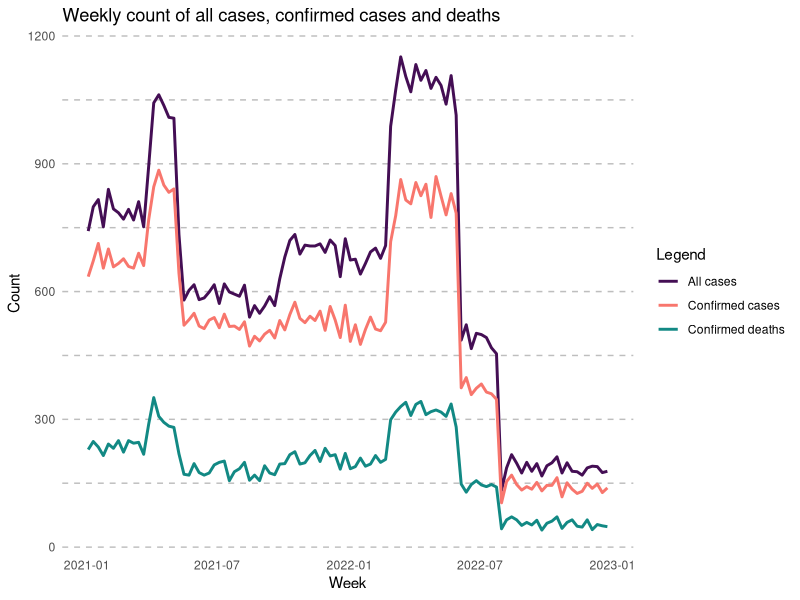
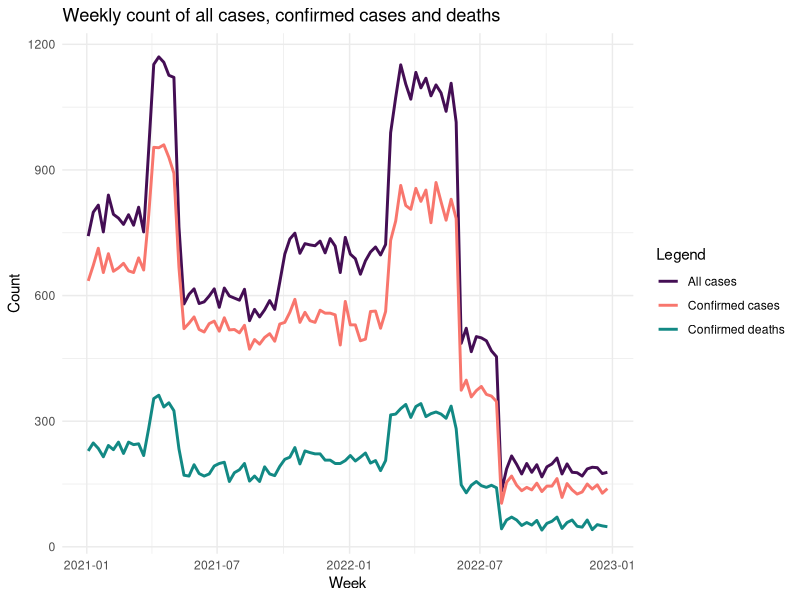
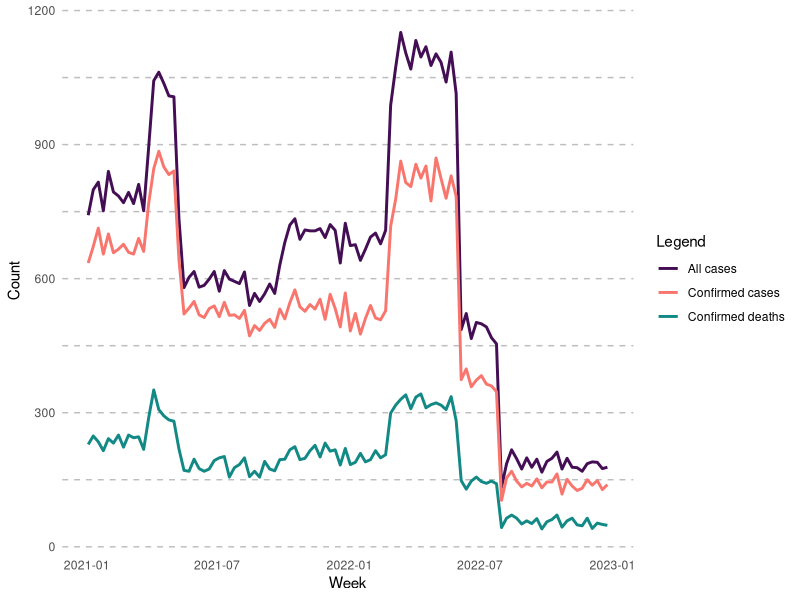

The R source for these figures, in order:
## ---- chunk 1
library(ggplot2)
library(dplyr)
library(lubridate)
## ---- chunk 2
generator <- function(start_date, end_date, n, percentage_confirmed, percentage_death) {
  
  # Set the seed for reproducibility
  set.seed(123)
  
  dates <- seq.Date(start_date, end_date, by = "day")
  
  # Randomly sample n dates from the range for individual cases
  sampled_dates <- sample(dates, n, replace = TRUE)
  
  # Generate ConfirmedCases column (1 = confirmed, 0 = not confirmed) based on the percentage
  confirmed <- rbinom(n, 1, percentage_confirmed)
  
  # Generate ConfirmedDeaths column (1 = death, 0 = no death) based on the percentage
  #death <- rbinom(n, 1, percentage_death)
  
  # Generate age and weight
  # Assume age ranges from 20 to 80 and weight ranges from 50 to 100 kg
  age <- sample(20:80, n, replace = TRUE)
  # Assume height ranges from 150 to 200 cm and weight ranges from 50 to 100 kg
  height <- sample(150:200, n, replace = TRUE) # height in cm
  weight <- sample(40:140, n, replace = TRUE)   # weight in kg
  
  # Calculate BMI: BMI = weight (kg) / (height (m))^2
  height_m <- height / 100  # Convert height to meters
  bmi <- weight / (height_m^2)
  
  # Adjust age and weight to be correlated with death
  # Higher age and weight might be correlated with a higher probability of death
  # Create a logistic model to simulate this correlation
  disease_effect <- 0.3
  age_effect <- 0.05
  bmi_effect <- 0.03
  
  # Probability of death based on age and weight
  death_probability <- plogis(disease_effect * confirmed) * plogis(age_effect * (age - 50) + bmi_effect * (bmi - 25))
  
  # Ensure death is more likely if confirmed
  death <- rbinom(n, 1, death_probability)
  
  # Create a data frame with the generated data (individual case reports)
  df <- data.frame(
    id        = 1:n,
    age       = age,
    bmi       = bmi,
    date      = sampled_dates,
    confirmed = confirmed,
    death     = death
  )
  
}
## ---- chunk 3
start_date_all <- as.Date("2021-01-01")
end_date <- as.Date("2021-03-31")
n <- 10132
percentage_confirmed <- 0.85
percentage_death <- 0.06
sdf1 <- generator(start_date_all, end_date, n, percentage_confirmed, percentage_death)

start_date <- as.Date("2021-04-01")
end_date <- as.Date("2021-05-10")
n <- 5873
percentage_confirmed <- 0.83
percentage_death <- 0.04
sdf2a <- generator(start_date, end_date, n, percentage_confirmed, percentage_death)

start_date <- as.Date("2021-04-01")
end_date <- as.Date("2021-05-10")
n <- 6525
percentage_confirmed <- 0.82
percentage_death <- 0.04
sdf2b <- generator(start_date, end_date, n, percentage_confirmed, percentage_death)

start_date <- as.Date("2021-05-11")
end_date <- as.Date("2021-09-30")
n <- 12000
percentage_confirmed <- 0.88
percentage_death <- 0.05
sdf3 <- generator(start_date, end_date, n, percentage_confirmed, percentage_death)

start_date <- as.Date("2021-10-01")
end_date <- as.Date("2022-02-28")
n <- 14993
percentage_confirmed <- 0.75
percentage_death <- 0.08
sdf4a <- generator(start_date, end_date, n, percentage_confirmed, percentage_death)

start_date <- as.Date("2021-10-01")
end_date <- as.Date("2022-02-28")
n <- 15308
percentage_confirmed <- 0.76
percentage_death <- 0.07
sdf4b <- generator(start_date, end_date, n, percentage_confirmed, percentage_death)

start_date <- as.Date("2022-03-01")
end_date <- as.Date("2022-06-03")
n <- 14900
percentage_confirmed <- 0.75
percentage_death <- 0.08
sdf5 <- generator(start_date, end_date, n, percentage_confirmed, percentage_death)

start_date <- as.Date("2022-06-04")
end_date <- as.Date("2022-07-31")
n <- 4000
percentage_confirmed <- 0.75
percentage_death <- 0.02
sdf6 <- generator(start_date, end_date, n, percentage_confirmed, percentage_death)

start_date <- as.Date("2022-08-04")
end_date <- as.Date("2022-12-31")
n <- 4000
percentage_confirmed <- 0.75
percentage_death <- 0.01
sdf7 <- generator(start_date, end_date, n, percentage_confirmed, percentage_death)
## ---- chunk 4
df1 <- sdf1 |>
  dplyr::bind_rows(sdf2a) |>
  dplyr::bind_rows(sdf3) |>
  dplyr::bind_rows(sdf4a) |>
  dplyr::bind_rows(sdf5) |>
  dplyr::bind_rows(sdf6) |>
  dplyr::bind_rows(sdf7) |>
  dplyr::mutate(week = lubridate::floor_date(date, unit = "week")) |>
  dplyr::filter(week >= start_date_all & week <= end_date)
## ---- chunk 5
df2 <- sdf1 |>
  dplyr::bind_rows(sdf2b) |>
  dplyr::bind_rows(sdf3) |>
  dplyr::bind_rows(sdf4b) |>
  dplyr::bind_rows(sdf5) |>
  dplyr::bind_rows(sdf6) |>
  dplyr::bind_rows(sdf7) |>
  dplyr::mutate(week = lubridate::floor_date(date, unit = "week")) |>
  dplyr::filter(week >= start_date_all & week <= end_date)
## ---- chunk 6
# Aggregate the data to get the weekly count of all cases, confirmed cases and deaths
weekly_data <- df1 |>
  group_by(week) |>
  summarise(count = n(),
            confirmed_count = sum(confirmed),
            death_count = sum(death))

# Plot the weekly cases, confirmed cases and deaths
ggplot(weekly_data, aes(x = week)) +
  geom_line(aes(y = count, color           = "All cases"), size = 1) +
  geom_line(aes(y = confirmed_count, color = "Confirmed cases"), size = 1) +
  geom_line(aes(y = death_count, color     = "Confirmed deaths"), size = 1) +
  labs(title = "Weekly count of all cases, confirmed cases and deaths",
       x = "Week",
       y = "Count",
       color = "Legend") +
  scale_color_manual(values = c("All cases" = "#440e54",
                                "Confirmed cases" = "#f8766d",
                                "Confirmed deaths" = "#128984")) +
  ggplot2::theme_minimal() +
  ggplot2::theme(panel.grid.major.y = ggplot2::element_line(linewidth = 0.5, linetype = "dashed", color = "grey"),
                 panel.grid.minor.y = ggplot2::element_line(linewidth = 0.5, linetype = "dashed", color = "grey"),
                 panel.grid.major.x = ggplot2::element_blank(),
                 panel.grid.minor.x = ggplot2::element_blank())
## ---- chunk 7
# Aggregate the data to get the weekly count of confirmed cases and deaths
weekly_data <- df2 |>
  group_by(week) |>
  summarise(count = n(),
            confirmed_count = sum(confirmed),
            death_count = sum(death))

# Plot the weekly confirmed cases and deaths
ggplot(weekly_data, aes(x = week)) +
  geom_line(aes(y = count, color           = "All cases"), size = 1) +
  geom_line(aes(y = confirmed_count, color = "Confirmed cases"), size = 1) +
  geom_line(aes(y = death_count, color     = "Confirmed deaths"), size = 1) +
  labs(title = "Weekly count of all cases, confirmed cases and deaths",
       x = "Week",
       y = "Count",
       color = "Legend") +
  scale_color_manual(values = c("All cases" = "#440e54",
                                "Confirmed cases" = "#f8766d",
                                "Confirmed deaths" = "#128984")) +
  theme_minimal()
## ---- chunk 8
save(df1, file = "df1.RData")
save(df2, file = "df2.RData")
## ---- chunk 9
nrow(df1)
nrow(df2)
## ---- chunk 10
#| label: fig-1
#| fig-cap: Weekly count of all cases, confirmed cases and deaths
#| fig-width: 8
#| fig-height: 4
                
# Aggregate the data to get the weekly count of all cases, confirmed cases and deaths
weekly_data <- df1 |>
  dplyr::group_by(week) |>
  dplyr::summarise(count = dplyr::n(),
                   confirmed_count = sum(confirmed),
                   death_count = sum(death))

# Plot the weekly cases, confirmed cases and deaths
ggplot2::ggplot(weekly_data, ggplot2::aes(x = week)) +
  ggplot2::geom_line(ggplot2::aes(y = count,
                                  color = "All cases"),
                     size = 1) +
  ggplot2::geom_line(ggplot2::aes(y = confirmed_count,
                                  color = "Confirmed cases"),
                     size = 1) +
  ggplot2::geom_line(ggplot2::aes(y = death_count,
                                  color = "Confirmed deaths"),
                     size = 1) +
  ggplot2::labs(x = "Week",
                y = "Count",
                color = "Legend") +
  ggplot2::scale_color_manual(values = c("All cases" = "#440e54",
                                         "Confirmed cases" = "#f8766d",
                                         "Confirmed deaths" = "#128984")) +
  ggplot2::theme_minimal() +
  ggplot2::theme(panel.grid.major.y = ggplot2::element_line(linewidth = 0.5, linetype = "dashed", color = "grey"),
                 panel.grid.minor.y = ggplot2::element_line(linewidth = 0.5, linetype = "dashed", color = "grey"),
                 panel.grid.major.x = ggplot2::element_blank(),
                 panel.grid.minor.x = ggplot2::element_blank())
